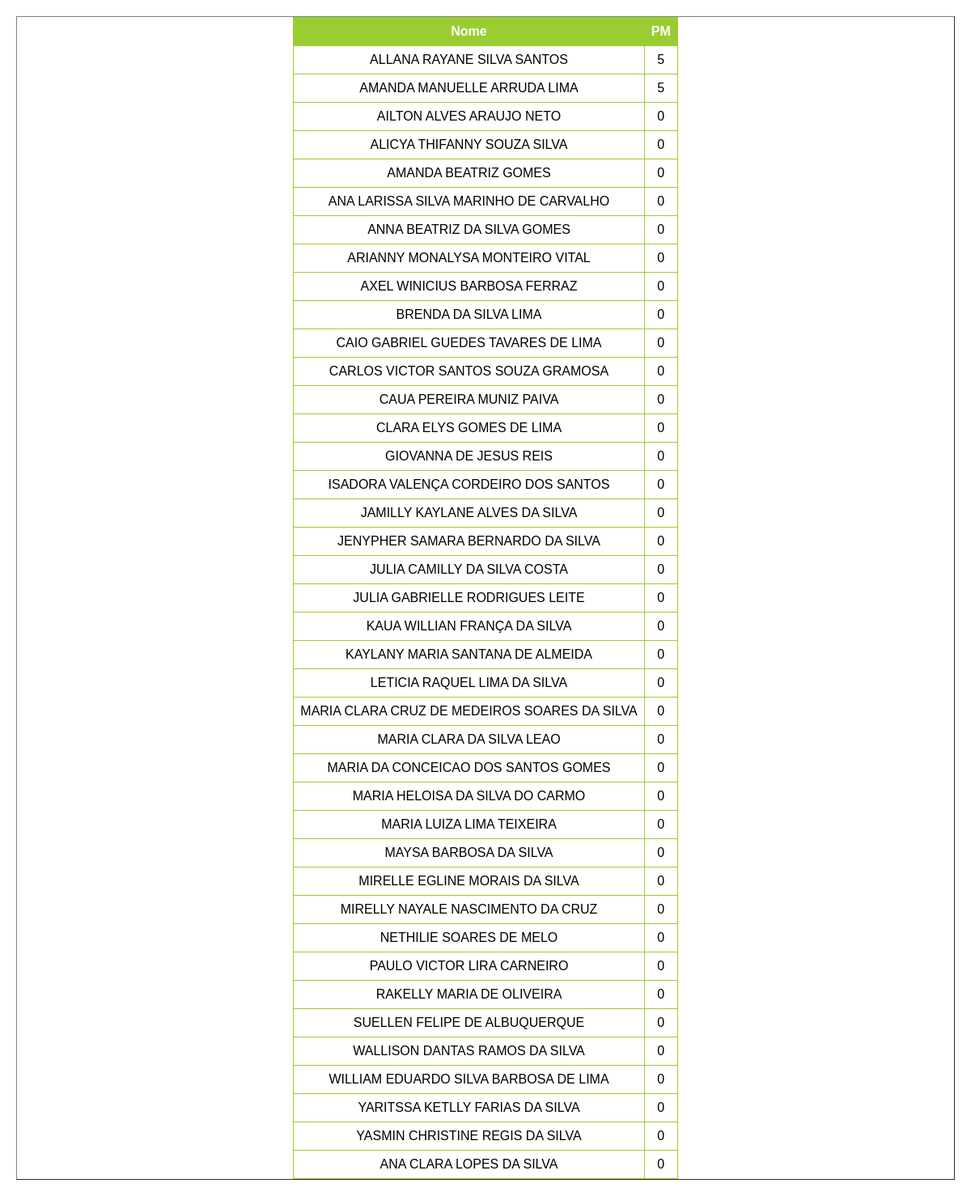
/ranking/1ºD, run on the app's committed database.
### main.py (models this page shows)
class Primeiro_D(db.Model):
    __tablename__ = 'Primeiro_D'

### main.py (the view)
@app.route('/ranking/<class_id>', methods=['GET', 'POST'])
def ranking(class_id):
    turma_selecionada = selecionar_turma(class_id)
    resultados_ranking = db.session.query(turma_selecionada.nome, getattr(turma_selecionada, 'pm')).order_by(
        getattr(turma_selecionada, 'pm').desc()).all()
    return render_template('ranking.html', data=resultados_ranking, class_id=class_id)

### main.py (called while the page is built)
def selecionar_turma(valor):
    if valor == 'a' or valor == '3ºA':
        return lista_turmas_db[0]
    elif valor == 'b' or valor == '3ºB':
        return lista_turmas_db[1]
    elif valor == 'c' or valor == '3ºC':
        return lista_turmas_db[2]
    elif valor == 'd' or valor == '1ºD':
        return lista_turmas_db[3]

### templates/ranking.html (shortened to what this page needs)
<!DOCTYPE html>
<html lang="en">
<head>
    <link rel="stylesheet" href="/static/styles.css">
</head>
<body>
<table border="1" class="menu">
        <tr>
            <th>Nome</th>
            <th>PM</th>
        </tr>
        {% for row in data %}
            <tr>
                <td>{{ row.nome }}</td>
                <td>{{ row.pm }}</td>
            </tr>
        {% endfor %}
</table>
</body>
</html>

### static/styles.css (style rules this page uses)
.menu { margin: 20px; display: flex; flex-direction: column; align-items: center; justify-content: flex-start; }
table { border-collapse: collapse; width: 100%; background-color: rgba(255, 255, 255, 1); }
th, td { border: 1px solid yellowgreen; padding: 8px; text-align: center; }
th { background-color: yellowgreen; color: white; }
body { margin: 0; padding: 0; font-family: Arial, sans-serif; display: flex; align-items: center; justify-content: center; min-height: 100vh; position: relative; overflow: hidden; overflow-y: auto; }
body::before { content: ''; position: fixed; top: 0; left: 0; width: 100%; height: 100%; background: url('/static/4428.jpg') center center fixed; background-size: cover; opacity: 0.3; z-index: -1; }

### data on the page
Primeiro_D: nome "ALLANA RAYANE SILVA SANTOS", pm "5"
Primeiro_D: nome "AMANDA MANUELLE ARRUDA LIMA", pm "5"
Primeiro_D: nome "AILTON ALVES ARAUJO NETO", pm "0"
Primeiro_D: nome "ALICYA THIFANNY SOUZA SILVA", pm "0"
Primeiro_D: nome "AMANDA BEATRIZ GOMES", pm "0"
Primeiro_D: nome "ANA LARISSA SILVA MARINHO DE CARVALHO", pm "0"
Primeiro_D: nome "ANNA BEATRIZ DA SILVA GOMES", pm "0"
Primeiro_D: nome "ARIANNY MONALYSA MONTEIRO VITAL", pm "0"
Primeiro_D: nome "AXEL WINICIUS BARBOSA FERRAZ", pm "0"
Primeiro_D: nome "BRENDA DA SILVA LIMA", pm "0"
Primeiro_D: nome "CAIO GABRIEL GUEDES TAVARES DE LIMA", pm "0"
Primeiro_D: nome "CARLOS VICTOR SANTOS SOUZA GRAMOSA", pm "0"
Primeiro_D: nome "CAUA PEREIRA MUNIZ PAIVA", pm "0"
Primeiro_D: nome "CLARA ELYS GOMES DE LIMA", pm "0"
Primeiro_D: nome "GIOVANNA DE JESUS REIS", pm "0"
Primeiro_D: nome "ISADORA VALENÇA CORDEIRO DOS SANTOS", pm "0"
Primeiro_D: nome "JAMILLY KAYLANE ALVES DA SILVA", pm "0"
Primeiro_D: nome "JENYPHER SAMARA BERNARDO DA SILVA", pm "0"
Primeiro_D: nome "JULIA CAMILLY DA SILVA COSTA", pm "0"
Primeiro_D: nome "JULIA GABRIELLE RODRIGUES LEITE", pm "0"
Primeiro_D: nome "KAUA WILLIAN FRANÇA DA SILVA", pm "0"
Primeiro_D: nome "KAYLANY MARIA SANTANA DE ALMEIDA", pm "0"
Primeiro_D: nome "LETICIA RAQUEL LIMA DA SILVA", pm "0"
Primeiro_D: nome "MARIA CLARA CRUZ DE MEDEIROS SOARES DA SILVA", pm "0"
Primeiro_D: nome "MARIA CLARA DA SILVA LEAO", pm "0"
Primeiro_D: nome "MARIA DA CONCEICAO DOS SANTOS GOMES", pm "0"
Primeiro_D: nome "MARIA HELOISA DA SILVA DO CARMO", pm "0"
Primeiro_D: nome "MARIA LUIZA LIMA TEIXEIRA", pm "0"
Primeiro_D: nome "MAYSA BARBOSA DA SILVA", pm "0"
Primeiro_D: nome "MIRELLE EGLINE MORAIS DA SILVA", pm "0"
Primeiro_D: nome "MIRELLY NAYALE NASCIMENTO DA CRUZ", pm "0"
Primeiro_D: nome "NETHILIE SOARES DE MELO", pm "0"
Primeiro_D: nome "PAULO VICTOR LIRA CARNEIRO", pm "0"
Primeiro_D: nome "RAKELLY MARIA DE OLIVEIRA", pm "0"
Primeiro_D: nome "SUELLEN FELIPE DE ALBUQUERQUE", pm "0"
Primeiro_D: nome "WALLISON DANTAS RAMOS DA SILVA", pm "0"
Primeiro_D: nome "WILLIAM EDUARDO SILVA BARBOSA DE LIMA", pm "0"
Primeiro_D: nome "YARITSSA KETLLY FARIAS DA SILVA", pm "0"
Primeiro_D: nome "YASMIN CHRISTINE REGIS DA SILVA", pm "0"
Primeiro_D: nome "ANA CLARA LOPES DA SILVA", pm "0"
